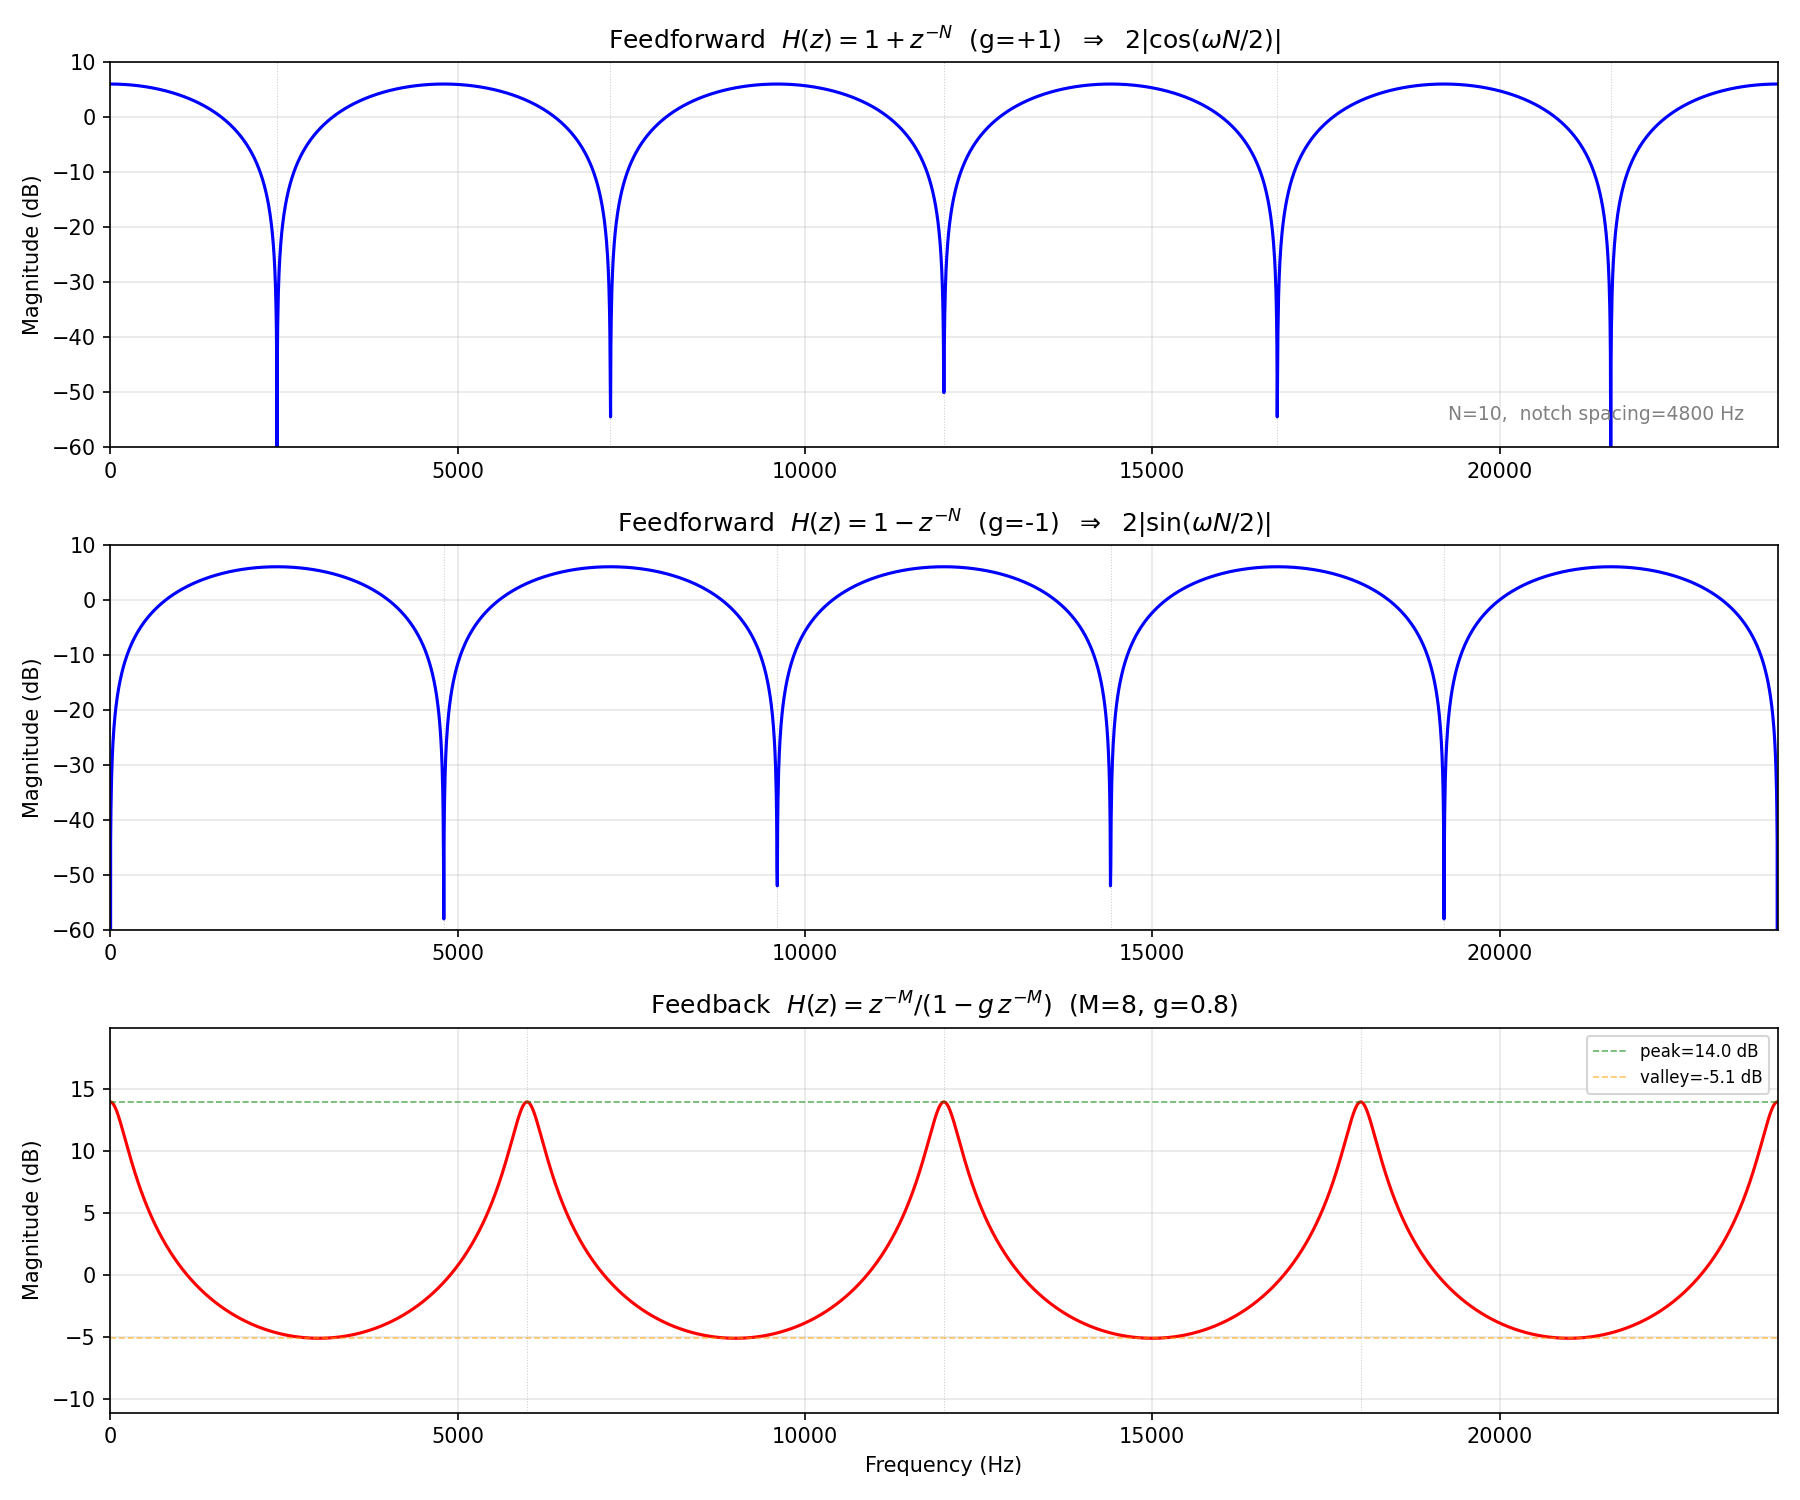

The Python source for this figure:
import numpy as np
import matplotlib.pyplot as plt

fs = 48000
N = 10
f = np.linspace(0, fs/2, 5000)
omega = 2 * np.pi * f / fs

# 前馈梳状 H(z) = 1 + g * z^(-N)
# |H| = sqrt(1 + g^2 + 2g*cos(omega*N))
H_ff_p1 = 1 + 1 * np.exp(-1j * omega * N)       # g = +1
H_ff_n1 = 1 + (-1) * np.exp(-1j * omega * N)    # g = -1
mag_ff_p1 = 20 * np.log10(np.abs(H_ff_p1) + 1e-12)
mag_ff_n1 = 20 * np.log10(np.abs(H_ff_n1) + 1e-12)

# 反馈梳状 H(z) = z^(-M) / (1 - g * z^(-M)),  g=0.8
M = 8
g_fb = 0.8
omega_fb = 2 * np.pi * f / fs
H_fb = np.exp(-1j * omega_fb * M) / (1 - g_fb * np.exp(-1j * omega_fb * M))
mag_fb = 20 * np.log10(np.abs(H_fb) + 1e-12)

fig, (ax1, ax2, ax3) = plt.subplots(3, 1, figsize=(12, 10))

# ----- 前馈 g = +1 -----
f0 = fs / N
for k in range(int(fs/2/f0) + 2):
    x = k * f0 + f0/2
    ax1.axvline(x, color='gray', ls=':', lw=0.5, alpha=0.4)
ax1.plot(f, mag_ff_p1, 'b-', lw=1.5)
ax1.set_title(r'Feedforward  $H(z) = 1 + z^{-N}$  (g=+1)  $\Rightarrow$  $2|\cos(\omega N/2)|$')
ax1.set_ylabel('Magnitude (dB)')
ax1.set_xlim(0, fs/2)
ax1.set_ylim(-60, 10)
ax1.grid(alpha=0.3)
ax1.text(fs/2*0.98, -55, f'N={N},  notch spacing={fs/N:.0f} Hz', ha='right', fontsize=9, color='gray')

# ----- 前馈 g = -1 -----
for k in range(int(fs/2/f0) + 2):
    x = k * f0
    ax2.axvline(x, color='gray', ls=':', lw=0.5, alpha=0.4)
ax2.plot(f, mag_ff_n1, 'b-', lw=1.5)
ax2.set_title(r'Feedforward  $H(z) = 1 - z^{-N}$  (g=-1)  $\Rightarrow$  $2|\sin(\omega N/2)|$')
ax2.set_ylabel('Magnitude (dB)')
ax2.set_xlim(0, fs/2)
ax2.set_ylim(-60, 10)
ax2.grid(alpha=0.3)

# ----- 反馈 g = 0.8 -----
f0_fb = fs / M
peak_db = 20 * np.log10(1 / (1 - g_fb))
valley_db = 20 * np.log10(1 / (1 + g_fb))

for k in range(int(fs/2/f0_fb) + 2):
    x = k * f0_fb
    ax3.axvline(x, color='gray', ls=':', lw=0.5, alpha=0.4)
ax3.plot(f, mag_fb, 'r-', lw=1.5)
ax3.axhline(peak_db, color='green', ls='--', lw=0.8, alpha=0.6, label=f'peak={peak_db:.1f} dB')
ax3.axhline(valley_db, color='orange', ls='--', lw=0.8, alpha=0.6, label=f'valley={valley_db:.1f} dB')
ax3.set_title(r'Feedback  $H(z) = z^{-M} / (1 - g\,z^{-M})$  (M=8, g=0.8)')
ax3.set_xlabel('Frequency (Hz)')
ax3.set_ylabel('Magnitude (dB)')
ax3.set_xlim(0, fs/2)
ax3.set_ylim(valley_db - 6, peak_db + 6)
ax3.grid(alpha=0.3)
ax3.legend(fontsize=8)

plt.tight_layout()
plt.savefig('comb_comparison.png', dpi=150)
print("Done: comb_comparison.png")
